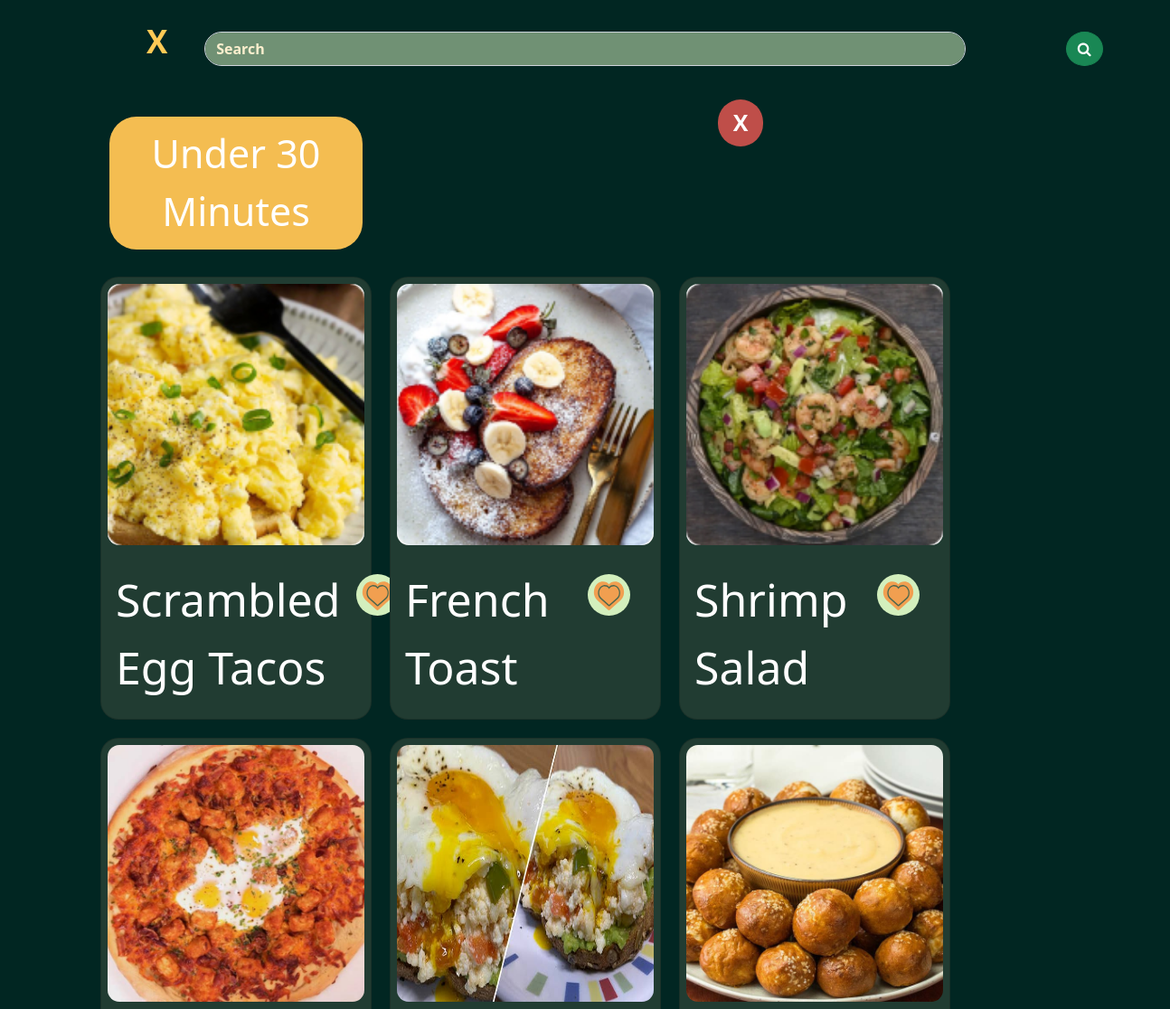
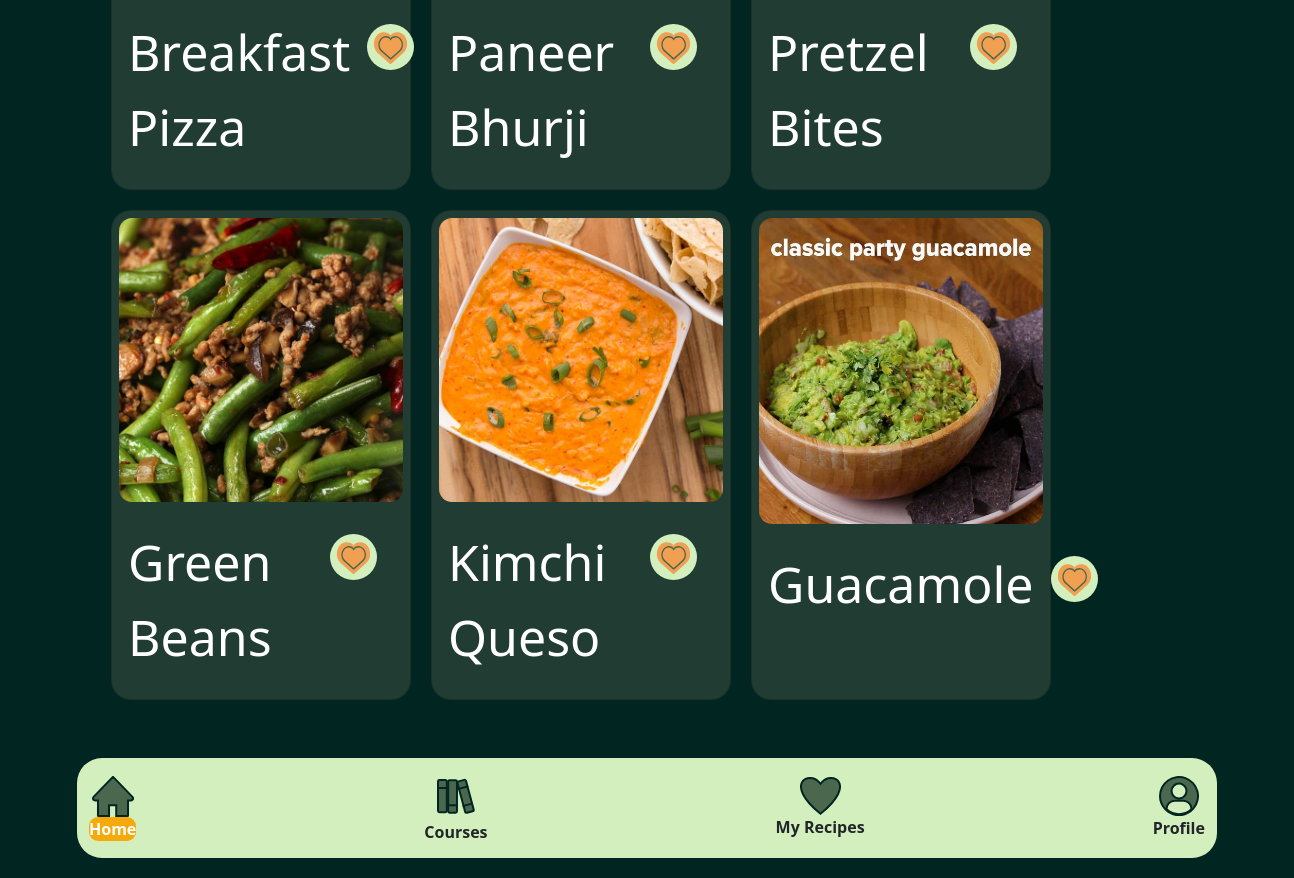
/mealFix/search/under30mins, run on the app's committed database (2 pictures, top to bottom).
### mealFix/models.py (models this page shows)
class Recept(models.Model):
    title = models.CharField(max_length=50)
    time = models.IntegerField()
    tod = models.IntegerField(null=True, blank=True)
    bigsix = models.IntegerField(null=True, blank=True)
    cuisine = models.IntegerField(null=True, blank=True)
    dish_style = models.IntegerField(null=True, blank=True)
    ingredients = models.TextField(blank=True, null=True)
    calories = models.TextField(null=True, blank=True)
    fat = models.TextField(null=True, blank=True)
    carbs = models.TextField(null=True, blank=True)
    fiber = models.TextField(null=True, blank=True)
    sugar = models.TextField(null=True, blank=True)
    protein = models.TextField(null=True, blank=True)
    servings = models.IntegerField(null=True, blank=True)
    step1 = models.TextField(null=True, blank=True)
    step2 = models.TextField(null=True, blank=True)
    step3 = models.TextField(null=True, blank=True)
    step4 = models.TextField(null=True, blank=True)
    step5 = models.TextField(null=True, blank=True)
    step6 = models.TextField(null=True, blank=True)
    step7 = models.TextField(null=True, blank=True)
    step8 = models.TextField(null=True, blank=True)
    step9 = models.TextField(null=True, blank=True)
    step10 = models.TextField(null=True, blank=True)
    myrecipes = models.IntegerField(null=True, blank=True)
    image = models.ImageField(upload_to="cover_image", null=True, blank=True)
    author = models.ForeignKey(User, on_delete=models.CASCADE, null=True, blank=True)

### mealFix/views.py (the view)
# urls.py: path("search/under30mins", views.under30page, name="under30mins"),
def under30page(request):
    queryset = Recept.objects.all()
    context = {"recepti": queryset, "form": ReceptForm}
    return render(request, "under30.html", context=context)

### templates/under30.html (shortened to what this page needs)
<!DOCTYPE html>
<html lang="en">
<head>
{% load static %}
    <link rel="stylesheet" type="text/css" href="{% static '/css/bootstrap.css' %}" >
<link href="https://maxcdn.bootstrapcdn.com/font-awesome/4.6.3/css/font-awesome.min.css" rel="stylesheet"/>
<body>
<div class="container col-12">
{% load static %}
<div class="container col-12">
<div id="boxes" class="row-cols-lg-2 mx-auto float-container" style="align-items: center; align-content: center; text-align: center; display: flex">
    <div id="leftbox">
        <a href="/mealFix/home" style="color: #FFCA55; font-weight: bolder; font-size: 35px">X</p>
        </a>
    </div>
  <div id="middlebox" class="col-lg-10 float-child1">
      <a href="">
        <input href="/mealFix/profile" type="text" value="Search" class="form-control rounded-5" placeholder="Search" style="background-color: #709174; text-align: left; color: #FCEFCE; font-weight: bolder">
      </a>
  </div>
  <div id="rightbox" class="col-sm float-child2">
        <button class="btn btn-success rounded-circle" type="submit">
            <i class="fa fa-search"></i>
        </button>
  </div>
</div>
<div class="float-container col-10">
    <button id="x" class="btn"><a href="/mealFix/search">X</a></button>
    <button class="btn btn-lg" style="color: white; font-size: 43px; background-color: #F4BD51; border-radius: 30px; width: 280px">Under 30 Minutes</button>
</div>
<div style="display: flex; flex-direction: row; flex-wrap: wrap;">
    {% for recept in recepti %}
        {% if recept.time <= 30%}
        <div class="card recept-bt" style="width:300px; margin: 10px; height: 490px; background-color: #213C32;border-radius: 20px">
  <img src="{{ MEDIA_URL }}{{ recept.image.url }}" class="card-img-top" alt="..." style="border-radius: 20px">
  <div class="card-body" style="display: flex; color: white">
      <div  class=" float-start">
         <p class="card-title" style="font-size: 50px; text-align: left">{{ recept.title }}</p>
      </div>
      <div class="float-end mx-auto" >
        <a href="#" class="btn btn-lg" style="font-size: 20px;"><img src="{% static "/img/like.svg" %}"></a>
      </div>
  </div>
</div>
            {% endif %}
    {% endfor %}
</div>
<br>
<br>
<div class="navbar fixed-bottom navbar-expand-lg float-container text-center">
    <div class="container text-center" style="background-color: #D3EFBD; border-radius: 25px;  width: 2000px; height: 100px; align-content: center">
        <div class="nav-item">
            <img id="image" src="{% static '/img/icons/home.svg' %}" alt="logo" class="text-center">
            <a class="nav-link" href="/mealFix/home" style="background-color: #F6A90A; border-radius: 9px; color: white">Home</a>
        </div>
        <div class="nav-item">
            <img id="image" src="{% static '/img/icons/books.svg' %}" alt="logo">
            <a class="nav-link" href="/mealFix/course">Courses</a>
        </div>
        <div class="nav-item">
            <img id="image" src="{% static '/img/icons/fav.svg' %}" alt="logo">
            <a class="nav-link" href="/mealFix/myrecipes">My Recipes</a>
        </div>
        <div class="nav-item">
            <img id="image" src="{% static '/img/icons/profil.svg' %}" alt="logo"></a>
            <a class="nav-link" href="/mealFix/profile">Profile</a>
        </div>
        </div>
    </div>
</div>
<br>
<br>
<br>
<br>
<br>
</div>
</body>
</html>

### templates/under30.html (style rules this page uses)
body { background: #012622; box-shadow: 0px 4px 4px rgba(0, 0, 0, 0.25); }
a { color: white; text-decoration: none; }
.nav-link { text-align: center; font-weight: bolder; }
.float-container { padding: 20px; }
.float-child1 { width: 700px; float: left; }
#leftbox { float:left; width:10%; }
#middlebox { float: left; width:80%; }
#rightbox { float:right; width:25%; }
.card-img-top { padding: 7px; display: block; margin-right: auto; margin-left: auto; width: 298px; height: 320px; background-size: cover; }
#x { position: absolute; color: white; background-color: #BF4E49; font-size: 25px; font-weight: bolder; width: 50px; top: 110px; right: 450px; border-radius: 25px; }

### data on the page
Recept: image (picture), title "Scrambled Egg Tacos"
Recept: image (picture), title "French Toast"
Recept: image (picture), title "Shrimp Salad"
Recept: image (picture), title "Breakfast Pizza"
Recept: image (picture), title "Paneer Bhurji"
Recept: image (picture), title "Pretzel Bites"
Recept: image (picture), title "Green Beans"
Recept: image (picture), title "Kimchi Queso"
Recept: image (picture), title "Guacamole"
